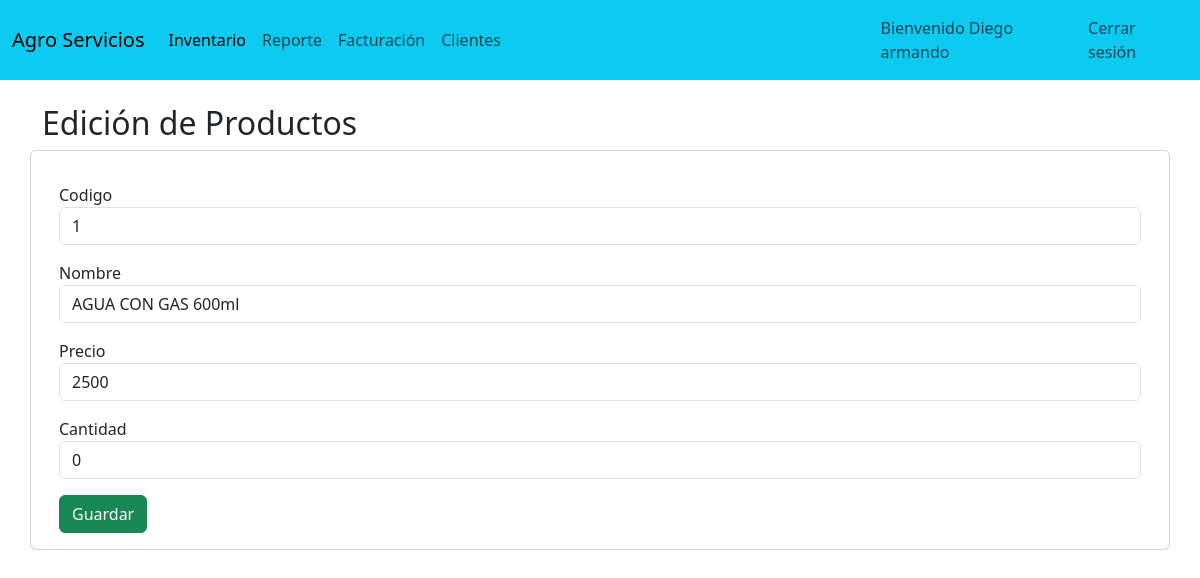
Page /edicionProducto/1 (signed in) on the committed database.
### RegistroFracturacion/models.py (models this page shows)
class Productos(models.Model):
    codigopr = models.CharField(primary_key=True,max_length=6)
    producto = models.CharField(max_length=50)
    precio = models.PositiveIntegerField()
    cantidad = models.PositiveIntegerField()

### RegistroFracturacion/views.py (the view)
# urls.py: path('edicionProducto/<codigo>', views.edicionProducto),
@login_required #funcion para que deba de iniciar sesión antes de ongresar a las vistas
@user_passes_test(es_administrador, no_tiene_permisos)
def edicionProducto(request, codigo):
    producto = Productos.objects.get(codigopr=codigo)
    return render(request,"edicionProducto.html",{"producto":producto})

### RegistroFracturacion/views.py (called while the page is built)
def es_administrador(user):
    result = user.groups.filter(name='Administrador').exists()
    print(f"Usuario {user} es administrador: {result}")
    return result

### RegistroFracturacion/templates/edicionProducto.html (shortened to what this page needs)
{% extends "./base.html" %}
{% block body %}
<div class="row">
    <h2>Edición de Productos</h2>
        <div class="card">
            <div class="card-body">
                <form action="/editarProducto/" method="POST">{% csrf_token %}
                    <div class ="form-group">
                        Codigo
                        <input type="text" id ="txtCodigo" name="txtCodigo" value="{{producto.codigopr}}" class="form-control" placeholder="Codigo" minlength="4" maxlength="4" readonly required>
                    </div>
                    <div class ="form-group">
                        Nombre
                        <input type="text" id ="txtProducto" name="txtProducto" value="{{producto.producto}}" class="form-control" placeholder="Producto" minlength="2" maxlength="20" required>
                    </div>
                    <div class ="form-group">
                        Precio
                        <input type="text" id ="txtPrecio" name="txtPrecio" value="{{producto.precio}}" class="form-control" placeholder="Precio UND" minlength="3" maxlength="10" required>
                    </div>
                    <div class ="form-group">
                        Cantidad
                        <input type="text" id ="txtCantidad" name="txtCantidad" value="{{producto.cantidad}}" class="form-control" placeholder="Cantidad" minlength="1" maxlength="10" required>
                    </div>
                    <div class ="form-group">
                        <button type="submit" class ="btn btn-success btn-block text-white">Guardar</button>
                    </div>
                </form>
            </div>
        </div>
</div>
{% endblock %}

### RegistroFracturacion/templates/base.html (shortened to what this page needs)
<!doctype html>
<html lang="en">
<head>
  {% load static %}
  <link rel="stylesheet" type="text/css" href="/static/css/styles.css">
  <link href="https://cdn.jsdelivr.net/npm/bootstrap@5.3.0/dist/css/bootstrap.min.css" rel="stylesheet"
>
</head>
<body>
<header>
  <nav class="navbar navbar-expand-lg bg-info">
    <div class="container-fluid">
      <a class="navbar-brand" href="/inventario/">Agro Servicios</a>
      <div class="collapse navbar-collapse" id="navbarNav">
        <ul class="navbar-nav">
          <li class="nav-item">
            <a class="nav-link active" aria-current="page" href="/inventario/">Inventario</a>
          </li>
          <li class="nav-item">
            <a class="nav-link" href="/reporte/">Reporte</a>
          </li>
          <li class="nav-item">
            <a class="nav-link" href="/ventas/">Facturación</a>
          </li>
          <li class="nav-item">
            <a class="nav-link" href="/clientes/">Clientes</a>
          </li>
        </ul>
      </div>
    </div>
    <div class="container-fluid">
      <ul class="navbar-nav">
        <a class="nav-link">Bienvenido {{user.first_name}}</a>
        <li class="nav-item">
          <a class="nav-link" href="/accounts/logout/">Cerrar sesión</a>
        </li>
      </ul>
    </div>
  </nav>
</header>
  <div class="container py-4">
    {% block body %}
    {% endblock %}
  </div>
</body>
</html>

### RegistroFracturacion/static/css/styles.css (style rules this page uses)
* { margin: 0; padding: 0; box-sizing: border-box; text-decoration: none; list-style: none; }
body { background-color: #ffffff; font-family: 'roboto', Arial, Helvetica, sans-serif; justify-content: center; align-items: center; }

### rows in the picture
Productos: txtCodigo "1", txtProducto "AGUA CON GAS 600ml", txtPrecio "2500", txtCantidad "0"

### other values in the picture
{{ user.first_name }} "Diego armando"
